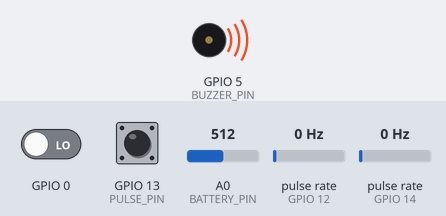
Bench run of a sketch on a simulated ESP8266 (Wemos D1 mini). On the bench: buzzer (waves = sounding). Wiring (inferred from the names in the program): 2 × pulse sensor: data GPIO 12 / data GPIO 14. The inputs (shaded band) are chosen by the test bench; at power-on: GPIO 0 LOW, GPIO 13 (PULSE_PIN) LOW, A0 (BATTERY_PIN) = 512, pulse rate (sensors on GPIO 12, GPIO 14) 0 Hz. What the sketch prints to the serial monitor is not drawn.

Above: at 0.1 s.
Timing chart, 0 to 1.6 s (numbered marks = the images above):
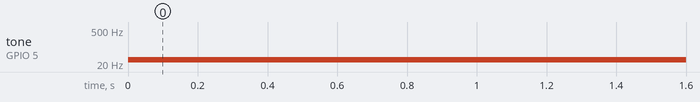

Measured:
- by itself, tone on GPIO 5 (BUZZER_PIN): silent → 30 Hz at 0.00 s

The sketch:

Rockfinder_digital.ino
```cpp
/*

Simple detector for gamma radioactive substances,
utilizing a Mini SiPM Driver (SiD) Board https://github.com/OpenGammaProject/Mini-SiD
and a Wemos D1 Mini ESP8266.
Converts Mini-SiD TTL output pulses to continuous moving tone
Optional rotary encoder for sensitivity adjustment
Optional HC-05 or JDY-33 BT module: connect RX to GPIO2  (D4 on Wemos D1 mini)
to transmit CPS data to CurieFinder https://github.com/ATonda/CurieFinder_app

V1.5 - Transmit battery voltage to CurieFinder (solder bridge on Wemos D1 mini required)
     - More filter optimizations

*/

#include <ESP8266WiFi.h>
#include <Arduino.h>

// ============================================================================
// 1. HARDWARE & CONSTANT SETUP
// ============================================================================
const int PULSE_PIN = 13;      // GPIO13 (D7 on Wemos D1 mini)
const int BUZZER_PIN = 5;       // GPIO5  (D1 on Wemos D1 mini)
const int BATTERY_PIN = A0;     // Analog pin A0 for voltage sensing

// Rotary Encoder Pins
const int encoderCLK = 14;     // GPIO14 (D5 on Wemos D1 mini)
const int encoderDT = 12;      // GPIO12 (D6 on Wemos D1 mini)

// HC-05 BT module RX on GPIO2  (D4 on Wemos D1 mini)

// Timing Rules
const unsigned long UPDATE_INTERVAL = 100;    //how often cps value is being calculated
unsigned long lastUpdateTime = 0;

// Bluetooth Timing Configuration
const unsigned long BT_INTERVAL = 200;       //how often data is being sent via Bluetooth
unsigned long lastBTTime = 0;

// Global storage for the latest averaged value to share across loops
float globalFilteredCPS = 0.0;

// ============================================================================
// 2. SIGNAL FILTER & CONTROL CONFIGURATION
// ============================================================================
// Adaptive EMA Configuration
float emaFilteredCPS = 0.0;
const float ALPHA_MIN = 0.05f;          //smoothing coefficient for stable baselines
const float ALPHA_MAX = 0.50f;          //response coefficient for rapid spikes
const float SENSITIVITY_SCALE = 0.007f;  //controls how aggressively alpha reacts to deviation

// Buzzer Frequency Boundaries (Hz)
const int MIN_FREQ = 30;                 //buzzer frequency at background radiation
const int MAX_FREQ = 5000;               //max buzzer frequency

// Audio Glide Engine Constants
const float PITCH_GLIDE = 0.01f;        //"flywheel" for tone pitch changes
float targetPitch = MIN_FREQ;
float activePitch = MIN_FREQ;
int lastEmittedPitch = 0;

// Dynamic Sensitivity Tuning
const int MIN_CPS = 50;              //background cps, higher value for larger scintillator
volatile int maxCPSCeiling = 1000;   //adjust this for desired fixed sensitivity if no rotary encoder used
const int MIN_CEILING = 1000;
const int MAX_CEILING = 15000;
const int ENCODER_STEP = 1000;

// Interrupt Storage
volatile unsigned long pulseCount = 0;

// Optimized State Machine Array for Quadrature Encoding (Prevents Ghost Steps)
// Maps 4-bit indices [OldCLK, OldDT, NewCLK, NewDT] to valid step actions (-1, 0, 1)
const int8_t KNOB_STATES[] = {0, -1, 1, 0, 1, 0, 0, -1, -1, 0, 0, 1, 0, 1, -1, 0};
volatile uint8_t encoderHistory = 0;

// Compile-time pre-calculation
const float CPS_MULTIPLIER = 1000.0f / (float)UPDATE_INTERVAL;

// ============================================================================
// 3. INTERRUPT SERVICE ROUTINES (ISRs)
// ============================================================================
void ICACHE_RAM_ATTR countPulse() {
  pulseCount++;
}

// State Machine Decoder running on CHANGE for BOTH pins
void ICACHE_RAM_ATTR readEncoder() {
  encoderHistory = (encoderHistory << 2) & 0x0F;
  encoderHistory |= (digitalRead(encoderCLK) << 1) | digitalRead(encoderDT);

  int8_t movement = KNOB_STATES[encoderHistory];
  static int8_t subStepCounter = 0;

  if (movement != 0) {
    if (movement > 0) {
      subStepCounter--;
    } else {
      subStepCounter++;
    }

    if (subStepCounter >= 4) {
      subStepCounter = 0;
      maxCPSCeiling += ENCODER_STEP;
      if (maxCPSCeiling > MAX_CEILING) maxCPSCeiling = MAX_CEILING;
    }
    else if (subStepCounter <= -4) {
      subStepCounter = 0;
      maxCPSCeiling -= ENCODER_STEP;
      if (maxCPSCeiling < MIN_CEILING) maxCPSCeiling = MIN_CEILING;
    }
  }
}

// ============================================================================
// 4. HELPER FUNCTIONS
// ============================================================================
float getAdaptiveEMA(float newVal) {
  float diff = abs(newVal - emaFilteredCPS);
  float alpha = ALPHA_MIN + (diff * SENSITIVITY_SCALE);
  alpha = constrain(alpha, ALPHA_MIN, ALPHA_MAX);
  emaFilteredCPS = (newVal * alpha) + (emaFilteredCPS * (1.0f - alpha));
  return emaFilteredCPS;
}

// Reads analog pin with 8x oversampling to stabilize jitter
int getBatteryVoltage() {
  long adcSum = 0;
  for(int i = 0; i < 8; i++) {
    adcSum += analogRead(BATTERY_PIN);
    delayMicroseconds(50);
  }
  float avgADC = (float)adcSum / 8.0f;

  // Max range is 4500mV (at 1023 raw). 4500 / 1023 = 4.39882
  int millivolts = (int)(avgADC * 4.39882f);
  return millivolts;
}

// ============================================================================
// 5. SYSTEM INITIALIZATION
// ============================================================================
void setup() {
  Serial.begin(115200);
  Serial1.begin(9600);

  WiFi.persistent(false);
  WiFi.mode(WIFI_OFF);
  WiFi.forceSleepBegin();

  pinMode(PULSE_PIN, INPUT);
  pinMode(BUZZER_PIN, OUTPUT);
  pinMode(encoderCLK, INPUT_PULLUP);
  pinMode(encoderDT, INPUT_PULLUP);

  encoderHistory = (digitalRead(encoderCLK) << 1) | digitalRead(digitalRead(encoderDT));

  attachInterrupt(digitalPinToInterrupt(PULSE_PIN), countPulse, RISING);
  attachInterrupt(digitalPinToInterrupt(encoderCLK), readEncoder, CHANGE);
  attachInterrupt(digitalPinToInterrupt(encoderDT), readEncoder, CHANGE);
}

// ============================================================================
// 6. MAIN EXECUTION LOOP
// ============================================================================
void loop() {
  unsigned long currentTime = millis();

  // --------------------------------------------------------------------------
  // BLOCK A: DATA SAMPLING
  // --------------------------------------------------------------------------
  if (currentTime - lastUpdateTime >= UPDATE_INTERVAL) {
    lastUpdateTime = currentTime;

    noInterrupts();
    unsigned long pulsesSampled = pulseCount;
    pulseCount = 0;
    int localCeiling = maxCPSCeiling;
    interrupts();

    float instantCPS = pulsesSampled * CPS_MULTIPLIER;
    globalFilteredCPS = getAdaptiveEMA(instantCPS);

    targetPitch = map((int)globalFilteredCPS, MIN_CPS, localCeiling, MIN_FREQ, MAX_FREQ);
    targetPitch = constrain(targetPitch, MIN_FREQ, MAX_FREQ);

    Serial.print("Raw CPS: ");
    Serial.print(instantCPS, 1);
    Serial.print(" | Adaptive EMA CPS: ");
    Serial.print(globalFilteredCPS, 1);
    Serial.print(" | Tone Range Top: ");
    Serial.print(localCeiling);
    Serial.println(" CPS");
  }

  // --------------------------------------------------------------------------
  // BLOCK B: BLUETOOTH DATA TRANSMISSION
  // --------------------------------------------------------------------------
  if (currentTime - lastBTTime >= BT_INTERVAL) {
    lastBTTime = currentTime;

    int currentVbat = getBatteryVoltage();

    // Prints requested format: CPS=x.xx VBAT=xxxxmV
    Serial1.print("CPS=");
    Serial1.print(globalFilteredCPS, 2);
    Serial1.print(" VBAT=");
    Serial1.print(currentVbat);
    Serial1.println("mV");
  }

  // --------------------------------------------------------------------------
  // BLOCK C: CONTINUOUS AUDIO ENGINE
  // --------------------------------------------------------------------------
  activePitch = activePitch + ((targetPitch - activePitch) * PITCH_GLIDE);
  int currentIntPitch = (int)activePitch;

  if (currentIntPitch != lastEmittedPitch) {
    tone(BUZZER_PIN, currentIntPitch);
    lastEmittedPitch = currentIntPitch;
  }
}
```
